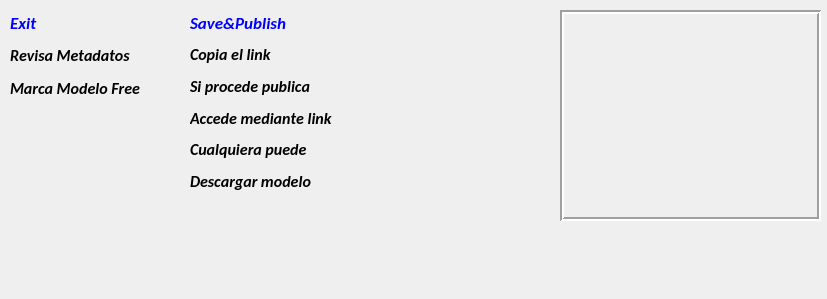
   <widget class="QWidget" name="page_5">
    <property name="geometry">
     <rect>
      <x>0</x>
      <y>0</y>
      <width>827</width>
      <height>299</height>
     </rect>
    </property>
    <attribute name="label">
     <string>Exit and Publish</string>
    </attribute>
    <widget class="QLabel" name="label_5">
     <property name="geometry">
      <rect>
       <x>560</x>
       <y>10</y>
       <width>261</width>
       <height>211</height>
      </rect>
     </property>
     <property name="frameShape">
      <enum>QFrame::Box</enum>
     </property>
     <property name="frameShadow">
      <enum>QFrame::Sunken</enum>
     </property>
     <property name="lineWidth">
      <number>2</number>
     </property>
     <property name="text">
      <string/>
     </property>
     <property name="pixmap">
      <pixmap>../icons/sk5.png</pixmap>
     </property>
     <property name="scaledContents">
      <bool>true</bool>
     </property>
    </widget>
    <widget class="QWidget" name="layoutWidget">
     <property name="geometry">
      <rect>
       <x>10</x>
       <y>10</y>
       <width>167</width>
       <height>91</height>
      </rect>
     </property>
     <layout class="QGridLayout" name="gridLayout_7">
      <item row="0" column="0">
       <widget class="QLabel" name="label_90">
        <property name="font">
         <font>
          <family>Calibri</family>
          <pointsize>13</pointsize>
          <weight>75</weight>
          <italic>true</italic>
          <bold>true</bold>
          <kerning>false</kerning>
         </font>
        </property>
        <property name="styleSheet">
         <string notr="true">color: rgb(0, 0, 255);</string>
        </property>
        <property name="text">
         <string>Exit</string>
        </property>
       </widget>
      </item>
      <item row="1" column="0">
       <widget class="QLabel" name="label_91">
        <property name="font">
         <font>
          <family>Calibri</family>
          <pointsize>12</pointsize>
          <weight>75</weight>
          <italic>true</italic>
          <bold>true</bold>
          <kerning>false</kerning>
         </font>
        </property>
        <property name="styleSheet">
         <string notr="true">color: rgb(0, 0, 0);</string>
        </property>
        <property name="text">
         <string>Revisa Metadatos</string>
        </property>
       </widget>
      </item>
      <item row="2" column="0">
       <widget class="QLabel" name="label_92">
        <property name="font">
         <font>
          <family>Calibri</family>
          <pointsize>12</pointsize>
          <weight>75</weight>
          <italic>true</italic>
          <bold>true</bold>
          <kerning>false</kerning>
         </font>
        </property>
        <property name="styleSheet">
         <string notr="true">color: rgb(0, 0, 0);</string>
        </property>
        <property name="text">
         <string>Marca Modelo Free</string>
        </property>
       </widget>
      </item>
     </layout>
    </widget>
    <widget class="QWidget" name="layoutWidget">
     <property name="geometry">
      <rect>
       <x>190</x>
       <y>10</y>
       <width>183</width>
       <height>184</height>
      </rect>
     </property>
     <layout class="QGridLayout" name="gridLayout_8">
      <item row="0" column="0">
       <widget class="QLabel" name="label_93">
        <property name="font">
         <font>
          <family>Calibri</family>
          <pointsize>13</pointsize>
          <weight>75</weight>
          <italic>true</italic>
          <bold>true</bold>
          <kerning>false</kerning>
         </font>
        </property>
        <property name="styleSheet">
         <string notr="true">color: rgb(0, 0, 255);</string>
        </property>
        <property name="text">
         <string>Save&amp;Publish</string>
        </property>
       </widget>
      </item>
      <item row="1" column="0">
       <widget class="QLabel" name="label_94">
        <property name="font">
         <font>
          <family>Calibri</family>
          <pointsize>12</pointsize>
          <weight>75</weight>
          <italic>true</italic>
          <bold>true</bold>
          <kerning>false</kerning>
         </font>
        </property>
        <property name="styleSheet">
         <string notr="true">color: rgb(0, 0, 0);</string>
        </property>
        <property name="text">
         <string>Copia el link</string>
        </property>
       </widget>
      </item>
      <item row="2" column="0">
       <widget class="QLabel" name="label_95">
        <property name="font">
         <font>
          <family>Calibri</family>
          <pointsize>12</pointsize>
          <weight>75</weight>
          <italic>true</italic>
          <bold>true</bold>
          <kerning>false</kerning>
         </font>
        </property>
        <property name="styleSheet">
         <string notr="true">color: rgb(0, 0, 0);</string>
        </property>
        <property name="text">
         <string>Si procede publica</string>
        </property>
       </widget>
      </item>
      <item row="3" column="0">
       <widget class="QLabel" name="label_96">
        <property name="font">
         <font>
          <family>Calibri</family>
          <pointsize>12</pointsize>
          <weight>75</weight>
          <italic>true</italic>
          <bold>true</bold>
          <kerning>false</kerning>
         </font>
        </property>
        <property name="styleSheet">
         <string notr="true">color: rgb(0, 0, 0);</string>
        </property>
        <property name="text">
         <string>Accede mediante link</string>
        </property>
       </widget>
      </item>
      <item row="4" column="0">
       <widget class="QLabel" name="label_97">
        <property name="font">
         <font>
          <family>Calibri</family>
          <pointsize>12</pointsize>
          <weight>75</weight>
          <italic>true</italic>
          <bold>true</bold>
          <kerning>false</kerning>
         </font>
        </property>
        <property name="styleSheet">
         <string notr="true">color: rgb(0, 0, 0);</string>
        </property>
        <property name="text">
         <string>Cualquiera puede </string>
        </property>
       </widget>
      </item>
      <item row="5" column="0">
       <widget class="QLabel" name="label_98">
        <property name="font">
         <font>
          <family>Calibri</family>
          <pointsize>12</pointsize>
          <weight>75</weight>
          <italic>true</italic>
          <bold>true</bold>
          <kerning>false</kerning>
         </font>
        </property>
        <property name="styleSheet">
         <string notr="true">color: rgb(0, 0, 0);</string>
        </property>
        <property name="text">
         <string>Descargar modelo</string>
        </property>
       </widget>
      </item>
     </layout>
    </widget>
   </widget>
